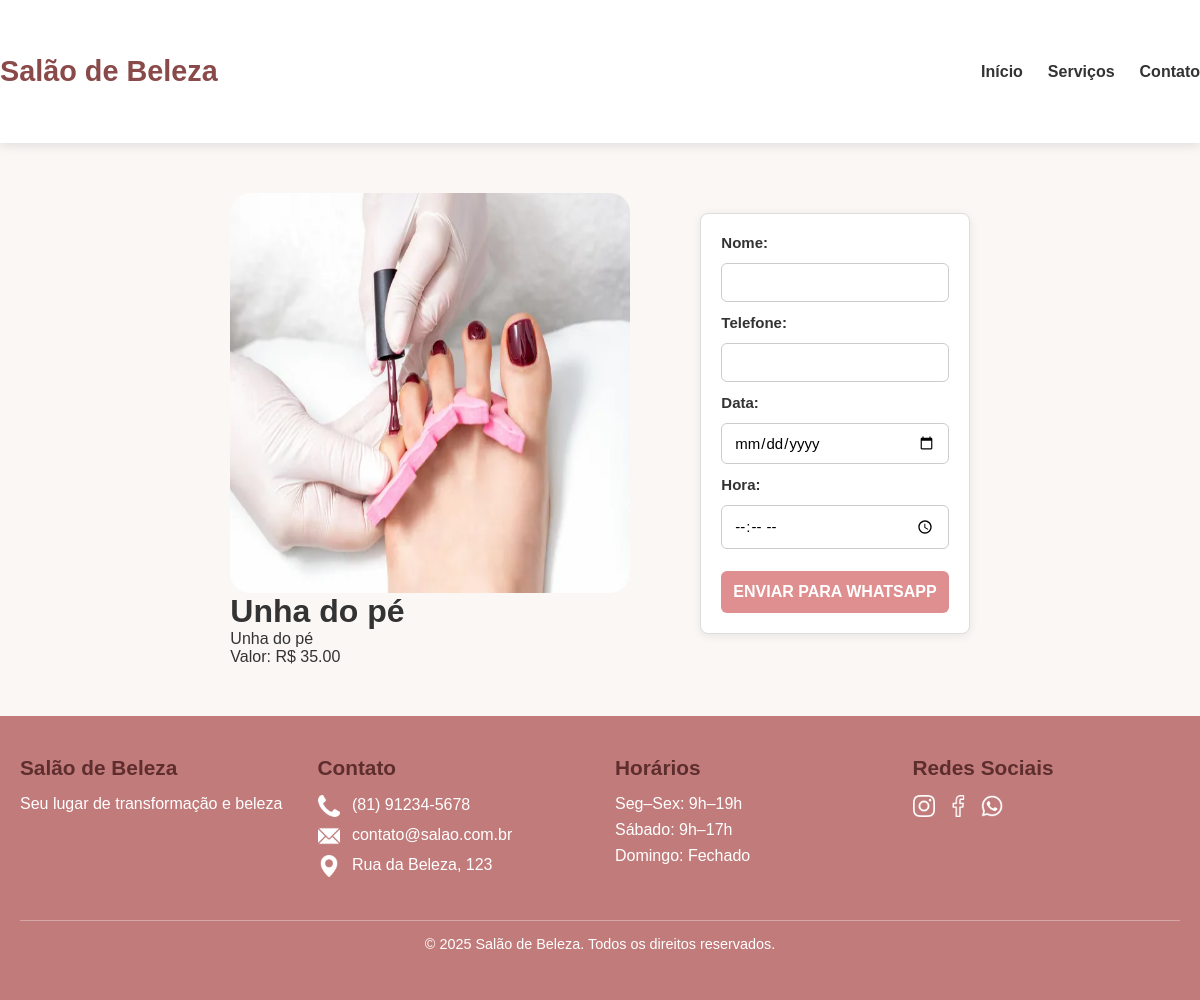
The page /agendar/4/ on the database its author committed.
### core/models.py (models this page shows, shortened)
class Produto(models.Model):
    nome = models.CharField(max_length=100)
    descricao = models.TextField()
    imagem = models.ImageField(upload_to='produtos/')
    preco = models.DecimalField(max_digits=8, decimal_places=2, null=True, blank=True)

### core/views.py (the view, shortened to what this page needs)
# urls.py: path('agendar/<int:id>/', views.agendar, name="agendar"),
def agendar(request, id):
    produto = get_object_or_404(Produto, id=id)
    return render(request, "agendar.html", {"produto": produto})

### core/templates/agendar.html (shortened to what this page needs)
{% load static %}
<!DOCTYPE html>
<html lang="en">
  <head>
    <link rel="stylesheet" href="{% static 'core/produto.css' %}">
  </head>
  <body>
    <header class="header">
      <div class="container">
        <div class="logo">
          <h1>Salão de Beleza</h1>
        </div>
        <nav class="nav">
          <ul>
            <li><a href="{% url 'home' %}#home">Início</a></li>
            <li><a href="{% url 'home' %}#servicos">Serviços</a></li>
            <li><a href="#contato">Contato</a></li>
          </ul>
        </nav>
      </div>
    </header>
     <div class="produto-container">
      <div class="produto-imagem">
        <img src="{{ produto.imagem.url }}" alt="{{ produto.nome }}">
        <h1>{{ produto.nome }}</h1>
        <p class="produto-descricao">{{ produto.descricao }}</p>
        <p class="produto-valor">Valor: R$ {{ produto.preco }}</p>
      </div>
        <form method="POST" class="form-agendar">
          <label>Nome:</label>
          <input type="text" name="nome" required />
          <label>Telefone:</label>
          <input type="text" name="telefone" required />
          <label>Data:</label>
          <input type="date" name="data" required />
          <label>Hora:</label>
          <input type="time" name="hora" required />
          <button type="submit" class="btn-agendar">
            Enviar para WhatsApp
          </button>
        </form>
      </div>
    <footer class="footer" id="contato">
      <div class="footer-grid">
        <div>
          <h4>Salão de Beleza</h4>
          <p>Seu lugar de transformação e beleza</p>
        </div>
        <div>
          <h4>Contato</h4>
          <p>
            <img src="{% static 'img/telefone.png' %}" class="icon-img" alt="Telefone">
            (81) 91234-5678
          </p>
          <p>
            <img src="{% static 'img/email.png' %}" class="icon-img" alt="E-mail">
            contato@salao.com.br
          </p>
          <p>
            <img src="{% static 'img/localizacao.png' %}" class="icon-img" alt="Endereço">
            Rua da Beleza, 123
          </p>
        </div>
        <div>
          <h4>Horários</h4>
          <p>Seg–Sex: 9h–19h</p>
          <p>Sábado: 9h–17h</p>
          <p>Domingo: Fechado</p>
        </div>
        <div>
          <h4>Redes Sociais</h4>
          <a href="#" class="social-icon">
            <img src="{% static 'img/instagram.png' %}" class="icon-img" alt="Instagram">
          </a>
          <a href="#" class="social-icon">
            <img src="{% static 'img/facebook.png' %}" class="icon-img" alt="Facebook">
          </a>
          <a href="#" class="social-icon">
            <img src="{% static 'img/whatsapp.png' %}" class="icon-img" alt="WhatsApp">
          </a>
        </div>
      </div>
      <p class="footer-bottom">
        &copy; 2025 Salão de Beleza. Todos os direitos reservados.
      </p>
    </footer>
  </body>
</html>

### core/static/core/produto.css (style rules this page uses)
* { margin: 0; padding: 0; box-sizing: border-box; font-family: Arial, Helvetica, sans-serif; }
body { background-color: #faf7f5; color: #333; }
.header { background: #ffffff; box-shadow: 0px 3px 10px rgba(0,0,0,0.1); padding: 55px 0; }
.header .container { max-width: 1200px; margin: auto; display: flex; justify-content: space-between; align-items: center; }
.logo h1 { font-size: 1.8rem; color: #8a4a4a; }
.nav ul { display: flex; gap: 25px; list-style: none; }
.nav ul li a { text-decoration: none; font-weight: bold; font-size: 1rem; color: #333; transition: 0.2s; }
.produto-container { display: flex; justify-content: center; gap: 70px; margin: 50px auto; }
.produto-imagem img { width: 400px; border-radius: 20px; display: block; height: 400px; }
.footer { background: #c27b7b; color: #fff; padding: 40px 20px; margin-top: 50px; }
.footer h4 { color: #5e2e2e; font-size: 1.3rem; margin-bottom: 15px; }
.footer-grid { max-width: 1200px; margin: auto; display: grid; grid-template-columns: repeat(4, 1fr); gap: 30px; }
.footer p { margin-bottom: 8px; }
.footer a { text-decoration: none !important; }
.footer .icon-img { width: 22px; height: 22px; margin-right: 8px; vertical-align: middle; filter: brightness(0) invert(1); }
.social-icon img { width: 32px; margin-right: 10px; }
.footer-bottom { margin-top: 35px; text-align: center; border-top: 1px solid #ffffff55; padding-top: 15px; font-size: 0.9rem; }
.form-agendar { display: flex; flex-direction: column; gap: 12px; margin-top: 20px; padding: 20px; background: #ffffff; border-radius: 8px; border: 1px solid #ddd; box-shadow: 0 2px 10px rgba(0, 0, 0, 0.08); height: 100%; }
.form-agendar label { font-size: 15px; font-weight: 600; color: #333; }
.form-agendar input[type="text"], .form-agendar input[type="date"], .form-agendar input[type="time"] { width: 100%; padding: 10px 12px; font-size: 15px; border: 1px solid #ccc; border-radius: 6px; outline: none; transition: 0.2s; }
.btn-agendar { margin-top: 10px; background: #df8f8f; color: white; font-size: 16px; padding: 12px; border: none; border-radius: 6px; cursor: pointer; transition: 0.2s; text-transform: uppercase; font-weight: bold; }

### rows shown on the page
Produto: imagem (picture), nome "Unha do pé", descricao "Unha do pé", preco "35.00"
